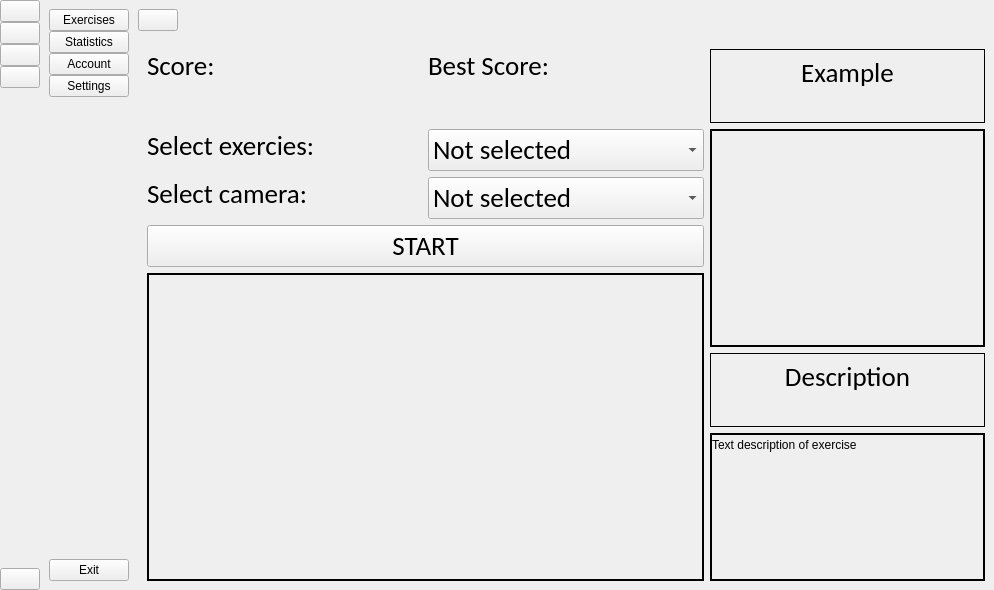
<?xml version="1.0" encoding="UTF-8"?>
<ui version="4.0">
 <class>MainWindow</class>
 <widget class="QMainWindow" name="MainWindow">
  <property name="geometry">
   <rect>
    <x>0</x>
    <y>0</y>
    <width>994</width>
    <height>590</height>
   </rect>
  </property>
  <property name="windowTitle">
   <string>MainWindow</string>
  </property>
  <widget class="QWidget" name="centralwidget">
   <layout class="QGridLayout" name="gridLayout">
    <property name="leftMargin">
     <number>0</number>
    </property>
    <property name="topMargin">
     <number>0</number>
    </property>
    <property name="rightMargin">
     <number>0</number>
    </property>
    <property name="bottomMargin">
     <number>0</number>
    </property>
    <property name="spacing">
     <number>0</number>
    </property>
    <item row="0" column="0">
     <widget class="QWidget" name="icon_only_widget" native="true">
      <layout class="QVBoxLayout" name="verticalLayout_3">
       <property name="spacing">
        <number>0</number>
       </property>
       <property name="leftMargin">
        <number>0</number>
       </property>
       <property name="topMargin">
        <number>0</number>
       </property>
       <property name="rightMargin">
        <number>0</number>
       </property>
       <property name="bottomMargin">
        <number>0</number>
       </property>
       <item>
        <layout class="QHBoxLayout" name="horizontalLayout_3"/>
       </item>
       <item>
        <layout class="QVBoxLayout" name="verticalLayout">
         <property name="spacing">
          <number>0</number>
         </property>
         <item>
          <widget class="QPushButton" name="home_btn_1">
           <property name="text">
            <string/>
           </property>
           <property name="icon">
            <iconset resource="resource.qrc">
             <normaloff>:/icon/icon/circle_b.ico</normaloff>:/icon/icon/circle_b.ico</iconset>
           </property>
           <property name="iconSize">
            <size>
             <width>40</width>
             <height>40</height>
            </size>
           </property>
           <property name="checkable">
            <bool>true</bool>
           </property>
           <property name="autoExclusive">
            <bool>true</bool>
           </property>
          </widget>
         </item>
         <item>
          <widget class="QPushButton" name="dashborad_btn_1">
           <property name="text">
            <string/>
           </property>
           <property name="icon">
            <iconset resource="resource.qrc">
             <normaloff>:/icon/icon/chart_rb.ico</normaloff>:/icon/icon/chart_rb.ico</iconset>
           </property>
           <property name="iconSize">
            <size>
             <width>40</width>
             <height>40</height>
            </size>
           </property>
           <property name="checkable">
            <bool>true</bool>
           </property>
           <property name="autoExclusive">
            <bool>true</bool>
           </property>
          </widget>
         </item>
         <item>
          <widget class="QPushButton" name="orders_btn_1">
           <property name="text">
            <string/>
           </property>
           <property name="icon">
            <iconset resource="resource.qrc">
             <normaloff>:/icon/icon/acc_b.ico</normaloff>:/icon/icon/acc_b.ico</iconset>
           </property>
           <property name="iconSize">
            <size>
             <width>40</width>
             <height>40</height>
            </size>
           </property>
           <property name="checkable">
            <bool>true</bool>
           </property>
           <property name="autoExclusive">
            <bool>true</bool>
           </property>
          </widget>
         </item>
         <item>
          <widget class="QPushButton" name="products_btn_1">
           <property name="text">
            <string/>
           </property>
           <property name="icon">
            <iconset resource="resource.qrc">
             <normaloff>:/icon/icon/settings.ico</normaloff>:/icon/icon/settings.ico</iconset>
           </property>
           <property name="iconSize">
            <size>
             <width>40</width>
             <height>40</height>
            </size>
           </property>
           <property name="checkable">
            <bool>true</bool>
           </property>
           <property name="autoExclusive">
            <bool>true</bool>
           </property>
          </widget>
         </item>
        </layout>
       </item>
       <item>
        <spacer name="verticalSpacer">
         <property name="orientation">
          <enum>Qt::Vertical</enum>
         </property>
         <property name="sizeHint" stdset="0">
          <size>
           <width>20</width>
           <height>375</height>
          </size>
         </property>
        </spacer>
       </item>
       <item>
        <widget class="QPushButton" name="exit_btn_1">
         <property name="text">
          <string/>
         </property>
         <property name="icon">
          <iconset resource="resource.qrc">
           <normaloff>:/icon/icon/close.ico</normaloff>:/icon/icon/close.ico</iconset>
         </property>
         <property name="iconSize">
          <size>
           <width>40</width>
           <height>40</height>
          </size>
         </property>
        </widget>
       </item>
      </layout>
     </widget>
    </item>
    <item row="0" column="2">
     <widget class="QWidget" name="pages" native="true">
      <layout class="QVBoxLayout" name="verticalLayout_5">
       <property name="spacing">
        <number>0</number>
       </property>
       <property name="leftMargin">
        <number>0</number>
       </property>
       <property name="topMargin">
        <number>0</number>
       </property>
       <property name="rightMargin">
        <number>0</number>
       </property>
       <property name="bottomMargin">
        <number>0</number>
       </property>
       <item>
        <widget class="QWidget" name="widget" native="true">
         <property name="minimumSize">
          <size>
           <width>0</width>
           <height>40</height>
          </size>
         </property>
         <layout class="QHBoxLayout" name="horizontalLayout_4">
          <property name="spacing">
           <number>0</number>
          </property>
          <property name="leftMargin">
           <number>0</number>
          </property>
          <property name="topMargin">
           <number>0</number>
          </property>
          <property name="rightMargin">
           <number>9</number>
          </property>
          <property name="bottomMargin">
           <number>0</number>
          </property>
          <item>
           <widget class="QPushButton" name="change_btn">
            <property name="text">
             <string/>
            </property>
            <property name="icon">
             <iconset resource="resource.qrc">
              <normaloff>:/icon/icon/menu-4-32.ico</normaloff>:/icon/icon/menu-4-32.ico</iconset>
            </property>
            <property name="iconSize">
             <size>
              <width>14</width>
              <height>14</height>
             </size>
            </property>
            <property name="checkable">
             <bool>true</bool>
            </property>
           </widget>
          </item>
          <item>
           <spacer name="horizontalSpacer">
            <property name="orientation">
             <enum>Qt::Horizontal</enum>
            </property>
            <property name="sizeHint" stdset="0">
             <size>
              <width>236</width>
              <height>20</height>
             </size>
            </property>
           </spacer>
          </item>
         </layout>
        </widget>
       </item>
       <item>
        <widget class="QStackedWidget" name="stackedWidget">
         <property name="currentIndex">
          <number>0</number>
         </property>
         <widget class="QWidget" name="page1_main">
          <layout class="QGridLayout" name="gridLayout_2">
           <item row="1" column="1">
            <widget class="QComboBox" name="selector_exercise">
             <property name="font">
              <font>
               <family>Calibri</family>
               <pointsize>20</pointsize>
              </font>
             </property>
             <item>
              <property name="text">
               <string>Not selected</string>
              </property>
             </item>
             <item>
              <property name="text">
               <string>Push Up</string>
              </property>
             </item>
             <item>
              <property name="text">
               <string>Squats</string>
              </property>
             </item>
             <item>
              <property name="text">
               <string>Posture</string>
              </property>
             </item>
            </widget>
           </item>
           <item row="2" column="0">
            <widget class="QLabel" name="label_select_cam">
             <property name="font">
              <font>
               <family>Calibri</family>
               <pointsize>20</pointsize>
              </font>
             </property>
             <property name="contextMenuPolicy">
              <enum>Qt::DefaultContextMenu</enum>
             </property>
             <property name="text">
              <string>Select camera:</string>
             </property>
             <property name="alignment">
              <set>Qt::AlignLeading|Qt::AlignLeft|Qt::AlignTop</set>
             </property>
            </widget>
           </item>
           <item row="2" column="1">
            <widget class="QComboBox" name="selector_camera">
             <property name="font">
              <font>
               <family>Calibri</family>
               <pointsize>20</pointsize>
              </font>
             </property>
             <item>
              <property name="text">
               <string>Not selected</string>
              </property>
             </item>
            </widget>
           </item>
           <item row="4" column="0" rowspan="4" colspan="2">
            <widget class="QLabel" name="label">
             <property name="frameShape">
              <enum>QFrame::WinPanel</enum>
             </property>
             <property name="frameShadow">
              <enum>QFrame::Plain</enum>
             </property>
             <property name="text">
              <string/>
             </property>
             <property name="pixmap">
              <pixmap resource="resource.qrc">:/icon/icon/video-off.png</pixmap>
             </property>
             <property name="alignment">
              <set>Qt::AlignCenter</set>
             </property>
            </widget>
           </item>
           <item row="1" column="0">
            <widget class="QLabel" name="label_select_exer">
             <property name="sizePolicy">
              <sizepolicy hsizetype="Preferred" vsizetype="Preferred">
               <horstretch>0</horstretch>
               <verstretch>0</verstretch>
              </sizepolicy>
             </property>
             <property name="font">
              <font>
               <family>Calibri</family>
               <pointsize>20</pointsize>
              </font>
             </property>
             <property name="contextMenuPolicy">
              <enum>Qt::DefaultContextMenu</enum>
             </property>
             <property name="text">
              <string>Select exercies:</string>
             </property>
             <property name="alignment">
              <set>Qt::AlignLeading|Qt::AlignLeft|Qt::AlignTop</set>
             </property>
            </widget>
           </item>
           <item row="5" column="2">
            <widget class="QLabel" name="label_description">
             <property name="font">
              <font>
               <family>Calibri</family>
               <pointsize>20</pointsize>
              </font>
             </property>
             <property name="frameShape">
              <enum>QFrame::Box</enum>
             </property>
             <property name="text">
              <string>Description</string>
             </property>
             <property name="alignment">
              <set>Qt::AlignHCenter|Qt::AlignTop</set>
             </property>
            </widget>
           </item>
           <item row="1" column="2" rowspan="4">
            <widget class="QLabel" name="label_image_example">
             <property name="frameShape">
              <enum>QFrame::WinPanel</enum>
             </property>
             <property name="text">
              <string/>
             </property>
             <property name="pixmap">
              <pixmap resource="resource.qrc">:/icon/icon/image.svg</pixmap>
             </property>
             <property name="alignment">
              <set>Qt::AlignCenter</set>
             </property>
            </widget>
           </item>
           <item row="0" column="0">
            <widget class="QLabel" name="label_score">
             <property name="sizePolicy">
              <sizepolicy hsizetype="Minimum" vsizetype="Minimum">
               <horstretch>0</horstretch>
               <verstretch>0</verstretch>
              </sizepolicy>
             </property>
             <property name="font">
              <font>
               <family>Calibri</family>
               <pointsize>20</pointsize>
              </font>
             </property>
             <property name="contextMenuPolicy">
              <enum>Qt::DefaultContextMenu</enum>
             </property>
             <property name="frameShape">
              <enum>QFrame::NoFrame</enum>
             </property>
             <property name="text">
              <string>Score:</string>
             </property>
             <property name="alignment">
              <set>Qt::AlignLeading|Qt::AlignLeft|Qt::AlignTop</set>
             </property>
             <property name="wordWrap">
              <bool>true</bool>
             </property>
            </widget>
           </item>
           <item row="0" column="1">
            <widget class="QLabel" name="label_best_score">
             <property name="sizePolicy">
              <sizepolicy hsizetype="Minimum" vsizetype="Minimum">
               <horstretch>0</horstretch>
               <verstretch>0</verstretch>
              </sizepolicy>
             </property>
             <property name="font">
              <font>
               <family>Calibri</family>
               <pointsize>20</pointsize>
              </font>
             </property>
             <property name="frameShape">
              <enum>QFrame::NoFrame</enum>
             </property>
             <property name="text">
              <string>Best Score:</string>
             </property>
             <property name="alignment">
              <set>Qt::AlignLeading|Qt::AlignLeft|Qt::AlignTop</set>
             </property>
             <property name="wordWrap">
              <bool>true</bool>
             </property>
            </widget>
           </item>
           <item row="3" column="0" colspan="2">
            <widget class="QPushButton" name="button_start">
             <property name="font">
              <font>
               <family>Calibri</family>
               <pointsize>20</pointsize>
              </font>
             </property>
             <property name="text">
              <string>START</string>
             </property>
            </widget>
           </item>
           <item row="0" column="2">
            <widget class="QLabel" name="label_example">
             <property name="font">
              <font>
               <family>Calibri</family>
               <pointsize>20</pointsize>
              </font>
             </property>
             <property name="frameShape">
              <enum>QFrame::Box</enum>
             </property>
             <property name="text">
              <string>Example</string>
             </property>
             <property name="alignment">
              <set>Qt::AlignHCenter|Qt::AlignTop</set>
             </property>
            </widget>
           </item>
           <item row="6" column="2" rowspan="2">
            <widget class="QLabel" name="label_image_example_2">
             <property name="frameShape">
              <enum>QFrame::WinPanel</enum>
             </property>
             <property name="text">
              <string>Text description of exercise</string>
             </property>
             <property name="textFormat">
              <enum>Qt::PlainText</enum>
             </property>
             <property name="alignment">
              <set>Qt::AlignJustify|Qt::AlignTop</set>
             </property>
            </widget>
           </item>
          </layout>
         </widget>
         <widget class="QWidget" name="page_2_stats">
          <layout class="QGridLayout" name="gridLayout_3">
           <item row="0" column="4">
            <widget class="QLabel" name="label_best_scor">
             <property name="font">
              <font>
               <pointsize>20</pointsize>
              </font>
             </property>
             <property name="text">
              <string>Best Score</string>
             </property>
             <property name="alignment">
              <set>Qt::AlignCenter</set>
             </property>
            </widget>
           </item>
           <item row="5" column="1">
            <widget class="QPushButton" name="button_save_stats">
             <property name="font">
              <font>
               <family>Calibri</family>
               <pointsize>20</pointsize>
              </font>
             </property>
             <property name="text">
              <string>Send stats in Tg</string>
             </property>
             <property name="checkable">
              <bool>false</bool>
             </property>
            </widget>
           </item>
           <item row="5" column="4">
            <widget class="QTableWidget" name="table_best_score_2"/>
           </item>
           <item row="1" column="1">
            <widget class="QPushButton" name="button_month">
             <property name="font">
              <font>
               <family>Calibri</family>
               <pointsize>20</pointsize>
              </font>
             </property>
             <property name="text">
              <string>Month</string>
             </property>
            </widget>
           </item>
           <item row="1" column="2">
            <widget class="QPushButton" name="button_week">
             <property name="font">
              <font>
               <family>Calibri</family>
               <pointsize>20</pointsize>
              </font>
             </property>
             <property name="text">
              <string>Week</string>
             </property>
            </widget>
           </item>
           <item row="0" column="0" colspan="3">
            <widget class="QLabel" name="label_stats_period">
             <property name="font">
              <font>
               <pointsize>20</pointsize>
              </font>
             </property>
             <property name="text">
              <string>Statistic period</string>
             </property>
             <property name="alignment">
              <set>Qt::AlignCenter</set>
             </property>
            </widget>
           </item>
           <item row="1" column="0">
            <widget class="QPushButton" name="button_year">
             <property name="font">
              <font>
               <family>Calibri</family>
               <pointsize>20</pointsize>
              </font>
             </property>
             <property name="text">
              <string>Year</string>
             </property>
            </widget>
           </item>
           <item row="2" column="2">
            <spacer name="horizontalSpacer_4">
             <property name="orientation">
              <enum>Qt::Horizontal</enum>
             </property>
             <property name="sizeHint" stdset="0">
              <size>
               <width>40</width>
               <height>20</height>
              </size>
             </property>
            </spacer>
           </item>
           <item row="2" column="0">
            <spacer name="horizontalSpacer_3">
             <property name="orientation">
              <enum>Qt::Horizontal</enum>
             </property>
             <property name="sizeHint" stdset="0">
              <size>
               <width>40</width>
               <height>20</height>
              </size>
             </property>
            </spacer>
           </item>
           <item row="2" column="1">
            <spacer name="horizontalSpacer_2">
             <property name="orientation">
              <enum>Qt::Horizontal</enum>
             </property>
             <property name="sizeHint" stdset="0">
              <size>
               <width>40</width>
               <height>20</height>
              </size>
             </property>
            </spacer>
           </item>
           <item row="4" column="4">
            <widget class="QLabel" name="label_worlds_best">
             <property name="font">
              <font>
               <pointsize>20</pointsize>
              </font>
             </property>
             <property name="text">
              <string>World's best</string>
             </property>
             <property name="alignment">
              <set>Qt::AlignCenter</set>
             </property>
            </widget>
           </item>
           <item row="1" column="4" rowspan="3">
            <widget class="QTableWidget" name="table_best_score"/>
           </item>
           <item row="3" column="0" rowspan="2" colspan="3">
            <widget class="QLabel" name="label_stats">
             <property name="frameShape">
              <enum>QFrame::Box</enum>
             </property>
             <property name="text">
              <string/>
             </property>
             <property name="pixmap">
              <pixmap resource="resource.qrc">:/icon/icon/image.svg</pixmap>
             </property>
             <property name="alignment">
              <set>Qt::AlignCenter</set>
             </property>
            </widget>
           </item>
           <item row="3" column="3">
            <spacer name="verticalSpacer_3">
             <property name="orientation">
              <enum>Qt::Vertical</enum>
             </property>
             <property name="sizeHint" stdset="0">
              <size>
               <width>20</width>
               <height>40</height>
              </size>
             </property>
            </spacer>
           </item>
          </layout>
         </widget>
         <widget class="QWidget" name="page_3_account">
          <layout class="QGridLayout" name="gridLayout_4">
           <item row="3" column="0">
            <widget class="QLabel" name="label_input_code">
             <property name="font">
              <font>
               <family>Calibri</family>
               <pointsize>20</pointsize>
              </font>
             </property>
             <property name="text">
              <string>Input verification code: </string>
             </property>
            </widget>
           </item>
           <item row="1" column="2">
            <spacer name="horizontalSpacer_7">
             <property name="orientation">
              <enum>Qt::Horizontal</enum>
             </property>
             <property name="sizeHint" stdset="0">
              <size>
               <width>40</width>
               <height>20</height>
              </size>
             </property>
            </spacer>
           </item>
           <item row="2" column="1">
            <widget class="QLineEdit" name="lineEdit_tg_id">
             <property name="text">
              <string/>
             </property>
            </widget>
           </item>
           <item row="1" column="1">
            <spacer name="horizontalSpacer_6">
             <property name="orientation">
              <enum>Qt::Horizontal</enum>
             </property>
             <property name="sizeHint" stdset="0">
              <size>
               <width>40</width>
               <height>20</height>
              </size>
             </property>
            </spacer>
           </item>
           <item row="3" column="1">
            <widget class="QLineEdit" name="lineEdit">
             <property name="inputMask">
              <string/>
             </property>
             <property name="text">
              <string/>
             </property>
            </widget>
           </item>
           <item row="4" column="0">
            <widget class="QLabel" name="label_place_spacer">
             <property name="text">
              <string/>
             </property>
            </widget>
           </item>
           <item row="2" column="2">
            <widget class="QPushButton" name="pushButton">
             <property name="font">
              <font>
               <family>Calibri</family>
               <pointsize>20</pointsize>
              </font>
             </property>
             <property name="text">
              <string>Send verification code</string>
             </property>
            </widget>
           </item>
           <item row="3" column="2">
            <widget class="QPushButton" name="pushButton_2">
             <property name="font">
              <font>
               <family>Calibri</family>
               <pointsize>20</pointsize>
              </font>
             </property>
             <property name="text">
              <string>Confirm</string>
             </property>
            </widget>
           </item>
           <item row="2" column="0">
            <widget class="QLabel" name="label_input_id">
             <property name="font">
              <font>
               <family>Calibri</family>
               <pointsize>20</pointsize>
              </font>
             </property>
             <property name="text">
              <string>Input your tg id: </string>
             </property>
            </widget>
           </item>
           <item row="0" column="1">
            <widget class="QLabel" name="label_your_acc">
             <property name="font">
              <font>
               <pointsize>20</pointsize>
              </font>
             </property>
             <property name="text">
              <string>Your account</string>
             </property>
             <property name="alignment">
              <set>Qt::AlignCenter</set>
             </property>
            </widget>
           </item>
           <item row="1" column="0">
            <spacer name="horizontalSpacer_5">
             <property name="orientation">
              <enum>Qt::Horizontal</enum>
             </property>
             <property name="sizeHint" stdset="0">
              <size>
               <width>40</width>
               <height>20</height>
              </size>
             </property>
            </spacer>
           </item>
           <item row="4" column="1">
            <spacer name="verticalSpacer_5">
             <property name="orientation">
              <enum>Qt::Vertical</enum>
             </property>
             <property name="sizeHint" stdset="0">
              <size>
               <width>20</width>
               <height>40</height>
              </size>
             </property>
            </spacer>
           </item>
          </layout>
         </widget>
         <widget class="QWidget" name="page_4_settings">
          <layout class="QGridLayout" name="gridLayout_5">
           <item row="1" column="0">
            <widget class="QCheckBox" name="checkBox_sys_notif">
             <property name="minimumSize">
              <size>
               <width>30</width>
               <height>30</height>
              </size>
             </property>
             <property name="sizeIncrement">
              <size>
               <width>0</width>
               <height>0</height>
              </size>
             </property>
             <property name="font">
              <font>
               <family>Calibri</family>
               <pointsize>20</pointsize>
              </font>
             </property>
             <property name="layoutDirection">
              <enum>Qt::LeftToRight</enum>
             </property>
             <property name="autoFillBackground">
              <bool>false</bool>
             </property>
             <property name="text">
              <string>Send system notifications when the posture is incorrect</string>
             </property>
             <property name="iconSize">
              <size>
               <width>10</width>
               <height>10</height>
              </size>
             </property>
            </widget>
           </item>
           <item row="3" column="0">
            <widget class="QCheckBox" name="checkBox_tg_notif">
             <property name="font">
              <font>
               <family>Calibri</family>
               <pointsize>20</pointsize>
              </font>
             </property>
             <property name="text">
              <string>Send telegram notifications when the posture is incorrect</string>
             </property>
            </widget>
           </item>
           <item row="5" column="0">
            <widget class="QPushButton" name="pushButton_save">
             <property name="font">
              <font>
               <family>Calibri</family>
               <pointsize>20</pointsize>
              </font>
             </property>
             <property name="text">
              <string>Save</string>
             </property>
            </widget>
           </item>
           <item row="2" column="0">
            <spacer name="horizontalSpacer_8">
             <property name="orientation">
              <enum>Qt::Horizontal</enum>
             </property>
             <property name="sizeHint" stdset="0">
              <size>
               <width>40</width>
               <height>20</height>
              </size>
             </property>
            </spacer>
           </item>
           <item row="0" column="0">
            <widget class="QLabel" name="label_settings">
             <property name="font">
              <font>
               <pointsize>20</pointsize>
              </font>
             </property>
             <property name="text">
              <string>Settings</string>
             </property>
             <property name="alignment">
              <set>Qt::AlignCenter</set>
             </property>
            </widget>
           </item>
           <item row="6" column="0">
            <spacer name="verticalSpacer_4">
             <property name="orientation">
              <enum>Qt::Vertical</enum>
             </property>
             <property name="sizeHint" stdset="0">
              <size>
               <width>20</width>
               <height>40</height>
              </size>
             </property>
            </spacer>
           </item>
           <item row="4" column="0">
            <spacer name="horizontalSpacer_9">
             <property name="orientation">
              <enum>Qt::Horizontal</enum>
             </property>
             <property name="sizeHint" stdset="0">
              <size>
               <width>40</width>
               <height>20</height>
              </size>
             </property>
            </spacer>
           </item>
          </layout>
         </widget>
         <widget class="QWidget" name="page_5">
          <layout class="QGridLayout" name="gridLayout_6">
           <item row="0" column="0">
            <widget class="QLabel" name="label_8">
             <property name="font">
              <font>
               <pointsize>20</pointsize>
              </font>
             </property>
             <property name="text">
              <string>Customers Page</string>
             </property>
             <property name="alignment">
              <set>Qt::AlignCenter</set>
             </property>
            </widget>
           </item>
          </layout>
         </widget>
         <widget class="QWidget" name="page_6">
          <layout class="QGridLayout" name="gridLayout_7">
           <item row="0" column="0">
            <widget class="QLabel" name="label_9">
             <property name="font">
              <font>
               <pointsize>20</pointsize>
              </font>
             </property>
             <property name="text">
              <string>Search Page</string>
             </property>
             <property name="alignment">
              <set>Qt::AlignCenter</set>
             </property>
            </widget>
           </item>
          </layout>
         </widget>
         <widget class="QWidget" name="page_7">
          <layout class="QGridLayout" name="gridLayout_8">
           <item row="0" column="0">
            <widget class="QLabel" name="label_10">
             <property name="font">
              <font>
               <pointsize>20</pointsize>
              </font>
             </property>
             <property name="text">
              <string>User Page</string>
             </property>
             <property name="alignment">
              <set>Qt::AlignCenter</set>
             </property>
            </widget>
           </item>
          </layout>
         </widget>
        </widget>
       </item>
      </layout>
     </widget>
    </item>
    <item row="0" column="1">
     <widget class="QWidget" name="full_menu_widget" native="true">
      <layout class="QVBoxLayout" name="verticalLayout_4">
       <item>
        <layout class="QVBoxLayout" name="verticalLayout_2">
         <property name="spacing">
          <number>0</number>
         </property>
         <item>
          <widget class="QPushButton" name="home_btn_2">
           <property name="text">
            <string>Exercises</string>
           </property>
           <property name="icon">
            <iconset resource="resource.qrc">
             <normaloff>:/icon/icon/circle_b.ico</normaloff>:/icon/icon/circle_b.ico</iconset>
           </property>
           <property name="iconSize">
            <size>
             <width>40</width>
             <height>40</height>
            </size>
           </property>
           <property name="checkable">
            <bool>true</bool>
           </property>
           <property name="autoExclusive">
            <bool>true</bool>
           </property>
          </widget>
         </item>
         <item>
          <widget class="QPushButton" name="dashborad_btn_2">
           <property name="text">
            <string>Statistics</string>
           </property>
           <property name="icon">
            <iconset resource="resource.qrc">
             <normaloff>:/icon/icon/chart_rb.ico</normaloff>:/icon/icon/chart_rb.ico</iconset>
           </property>
           <property name="iconSize">
            <size>
             <width>40</width>
             <height>40</height>
            </size>
           </property>
           <property name="checkable">
            <bool>true</bool>
           </property>
           <property name="autoExclusive">
            <bool>true</bool>
           </property>
          </widget>
         </item>
         <item>
          <widget class="QPushButton" name="orders_btn_2">
           <property name="text">
            <string>Account</string>
           </property>
           <property name="icon">
            <iconset resource="resource.qrc">
             <normaloff>:/icon/icon/acc_b.ico</normaloff>:/icon/icon/acc_b.ico</iconset>
           </property>
           <property name="iconSize">
            <size>
             <width>40</width>
             <height>40</height>
            </size>
           </property>
           <property name="checkable">
            <bool>true</bool>
           </property>
           <property name="autoExclusive">
            <bool>true</bool>
           </property>
          </widget>
         </item>
         <item>
          <widget class="QPushButton" name="products_btn_2">
           <property name="text">
            <string>Settings</string>
           </property>
           <property name="icon">
            <iconset resource="resource.qrc">
             <normaloff>:/icon/icon/settings.ico</normaloff>:/icon/icon/settings.ico</iconset>
           </property>
           <property name="iconSize">
            <size>
             <width>40</width>
             <height>40</height>
            </size>
           </property>
           <property name="checkable">
            <bool>true</bool>
           </property>
           <property name="autoExclusive">
            <bool>true</bool>
           </property>
          </widget>
         </item>
        </layout>
       </item>
       <item>
        <spacer name="verticalSpacer_2">
         <property name="orientation">
          <enum>Qt::Vertical</enum>
         </property>
         <property name="sizeHint" stdset="0">
          <size>
           <width>20</width>
           <height>373</height>
          </size>
         </property>
        </spacer>
       </item>
       <item>
        <widget class="QPushButton" name="exit_btn_2">
         <property name="text">
          <string>Exit</string>
         </property>
         <property name="icon">
          <iconset resource="resource.qrc">
           <normaloff>:/icon/icon/close.ico</normaloff>:/icon/icon/close.ico</iconset>
         </property>
         <property name="iconSize">
          <size>
           <width>40</width>
           <height>40</height>
          </size>
         </property>
        </widget>
       </item>
      </layout>
     </widget>
    </item>
   </layout>
  </widget>
 </widget>
 <resources>
  <include location="resource.qrc"/>
 </resources>
 <connections>
  <connection>
   <sender>change_btn</sender>
   <signal>toggled(bool)</signal>
   <receiver>icon_only_widget</receiver>
   <slot>setVisible(bool)</slot>
   <hints>
    <hint type="sourcelabel">
     <x>197</x>
     <y>23</y>
    </hint>
    <hint type="destinationlabel">
     <x>50</x>
     <y>362</y>
    </hint>
   </hints>
  </connection>
  <connection>
   <sender>change_btn</sender>
   <signal>toggled(bool)</signal>
   <receiver>full_menu_widget</receiver>
   <slot>setHidden(bool)</slot>
   <hints>
    <hint type="sourcelabel">
     <x>188</x>
     <y>25</y>
    </hint>
    <hint type="destinationlabel">
     <x>173</x>
     <y>257</y>
    </hint>
   </hints>
  </connection>
  <connection>
   <sender>home_btn_1</sender>
   <signal>toggled(bool)</signal>
   <receiver>home_btn_2</receiver>
   <slot>setChecked(bool)</slot>
   <hints>
    <hint type="sourcelabel">
     <x>27</x>
     <y>69</y>
    </hint>
    <hint type="destinationlabel">
     <x>72</x>
     <y>76</y>
    </hint>
   </hints>
  </connection>
  <connection>
   <sender>dashborad_btn_1</sender>
   <signal>toggled(bool)</signal>
   <receiver>dashborad_btn_2</receiver>
   <slot>setChecked(bool)</slot>
   <hints>
    <hint type="sourcelabel">
     <x>33</x>
     <y>100</y>
    </hint>
    <hint type="destinationlabel">
     <x>67</x>
     <y>99</y>
    </hint>
   </hints>
  </connection>
  <connection>
   <sender>orders_btn_1</sender>
   <signal>toggled(bool)</signal>
   <receiver>orders_btn_2</receiver>
   <slot>setChecked(bool)</slot>
   <hints>
    <hint type="sourcelabel">
     <x>33</x>
     <y>123</y>
    </hint>
    <hint type="destinationlabel">
     <x>69</x>
     <y>125</y>
    </hint>
   </hints>
  </connection>
  <connection>
   <sender>products_btn_1</sender>
   <signal>toggled(bool)</signal>
   <receiver>products_btn_2</receiver>
   <slot>setChecked(bool)</slot>
   <hints>
    <hint type="sourcelabel">
     <x>24</x>
     <y>148</y>
    </hint>
    <hint type="destinationlabel">
     <x>72</x>
     <y>148</y>
    </hint>
   </hints>
  </connection>
  <connection>
   <sender>home_btn_2</sender>
   <signal>toggled(bool)</signal>
   <receiver>home_btn_1</receiver>
   <slot>setChecked(bool)</slot>
   <hints>
    <hint type="sourcelabel">
     <x>70</x>
     <y>63</y>
    </hint>
    <hint type="destinationlabel">
     <x>41</x>
     <y>60</y>
    </hint>
   </hints>
  </connection>
  <connection>
   <sender>dashborad_btn_2</sender>
   <signal>toggled(bool)</signal>
   <receiver>dashborad_btn_1</receiver>
   <slot>setChecked(bool)</slot>
   <hints>
    <hint type="sourcelabel">
     <x>160</x>
     <y>99</y>
    </hint>
    <hint type="destinationlabel">
     <x>26</x>
     <y>90</y>
    </hint>
   </hints>
  </connection>
  <connection>
   <sender>orders_btn_2</sender>
   <signal>toggled(bool)</signal>
   <receiver>orders_btn_1</receiver>
   <slot>setChecked(bool)</slot>
   <hints>
    <hint type="sourcelabel">
     <x>143</x>
     <y>112</y>
    </hint>
    <hint type="destinationlabel">
     <x>39</x>
     <y>114</y>
    </hint>
   </hints>
  </connection>
  <connection>
   <sender>products_btn_2</sender>
   <signal>toggled(bool)</signal>
   <receiver>products_btn_1</receiver>
   <slot>setChecked(bool)</slot>
   <hints>
    <hint type="sourcelabel">
     <x>162</x>
     <y>142</y>
    </hint>
    <hint type="destinationlabel">
     <x>43</x>
     <y>144</y>
    </hint>
   </hints>
  </connection>
  <connection>
   <sender>exit_btn_2</sender>
   <signal>clicked()</signal>
   <receiver>MainWindow</receiver>
   <slot>close()</slot>
   <hints>
    <hint type="sourcelabel">
     <x>126</x>
     <y>584</y>
    </hint>
    <hint type="destinationlabel">
     <x>284</x>
     <y>606</y>
    </hint>
   </hints>
  </connection>
  <connection>
   <sender>exit_btn_1</sender>
   <signal>clicked()</signal>
   <receiver>MainWindow</receiver>
   <slot>close()</slot>
   <hints>
    <hint type="sourcelabel">
     <x>34</x>
     <y>592</y>
    </hint>
    <hint type="destinationlabel">
     <x>47</x>
     <y>626</y>
    </hint>
   </hints>
  </connection>
 </connections>
</ui>
